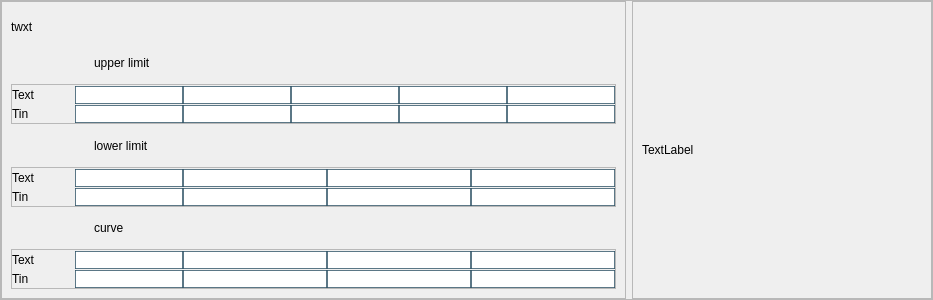
            <widget class="QFrame" name="frame_21">
             <property name="minimumSize">
              <size>
               <width>0</width>
               <height>300</height>
              </size>
             </property>
             <property name="styleSheet">
              <string notr="true">QLineEdit {
border:1px solid rgba(46, 82, 101, 200);
}
</string>
             </property>
             <property name="frameShape">
              <enum>QFrame::StyledPanel</enum>
             </property>
             <property name="frameShadow">
              <enum>QFrame::Raised</enum>
             </property>
             <layout class="QHBoxLayout" name="horizontalLayout_17">
              <property name="leftMargin">
               <number>0</number>
              </property>
              <property name="topMargin">
               <number>0</number>
              </property>
              <property name="rightMargin">
               <number>0</number>
              </property>
              <property name="bottomMargin">
               <number>0</number>
              </property>
              <item>
               <widget class="QFrame" name="frame_22">
                <property name="frameShape">
                 <enum>QFrame::StyledPanel</enum>
                </property>
                <property name="frameShadow">
                 <enum>QFrame::Raised</enum>
                </property>
                <layout class="QGridLayout" name="gridLayout_44">
                 <item row="4" column="0">
                  <widget class="QFrame" name="frame_50">
                   <property name="maximumSize">
                    <size>
                     <width>16777215</width>
                     <height>45</height>
                    </size>
                   </property>
                   <property name="frameShape">
                    <enum>QFrame::StyledPanel</enum>
                   </property>
                   <property name="frameShadow">
                    <enum>QFrame::Raised</enum>
                   </property>
                   <layout class="QGridLayout" name="gridLayout_45">
                    <property name="leftMargin">
                     <number>0</number>
                    </property>
                    <property name="topMargin">
                     <number>0</number>
                    </property>
                    <property name="rightMargin">
                     <number>0</number>
                    </property>
                    <property name="bottomMargin">
                     <number>0</number>
                    </property>
                    <property name="spacing">
                     <number>0</number>
                    </property>
                    <item row="2" column="5">
                     <widget class="QLineEdit" name="txtCustomLowerLimit6"/>
                    </item>
                    <item row="2" column="9">
                     <widget class="QLineEdit" name="txtCustomLowerLimit8"/>
                    </item>
                    <item row="2" column="7">
                     <widget class="QLineEdit" name="txtCustomLowerLimit7"/>
                    </item>
                    <item row="0" column="3" colspan="2">
                     <widget class="QLineEdit" name="txtCustomLowerLimit1"/>
                    </item>
                    <item row="0" column="5">
                     <widget class="QLineEdit" name="txtCustomLowerLimit2"/>
                    </item>
                    <item row="2" column="3" colspan="2">
                     <widget class="QLineEdit" name="txtCustomLowerLimit5"/>
                    </item>
                    <item row="0" column="7">
                     <widget class="QLineEdit" name="txtCustomLowerLimit3"/>
                    </item>
                    <item row="0" column="0" colspan="2">
                     <widget class="QLabel" name="label_124">
                      <property name="text">
                       <string>Text</string>
                      </property>
                     </widget>
                    </item>
                    <item row="0" column="9">
                     <widget class="QLineEdit" name="txtCustomLowerLimit4"/>
                    </item>
                    <item row="2" column="0">
                     <widget class="QLabel" name="label_125">
                      <property name="text">
                       <string>Tin</string>
                      </property>
                     </widget>
                    </item>
                    <item row="0" column="2">
                     <spacer name="horizontalSpacer_27">
                      <property name="orientation">
                       <enum>Qt::Horizontal</enum>
                      </property>
                      <property name="sizeType">
                       <enum>QSizePolicy::Fixed</enum>
                      </property>
                      <property name="sizeHint" stdset="0">
                       <size>
                        <width>40</width>
                        <height>20</height>
                       </size>
                      </property>
                     </spacer>
                    </item>
                   </layout>
                  </widget>
                 </item>
                 <item row="0" column="0">
                  <widget class="QLabel" name="lblSaloonStandard_14">
                   <property name="text">
                    <string>twxt</string>
                   </property>
                  </widget>
                 </item>
                 <item row="1" column="0">
                  <widget class="QLabel" name="label_126">
                   <property name="styleSheet">
                    <string notr="true">padding-left:80px;</string>
                   </property>
                   <property name="text">
                    <string>upper limit</string>
                   </property>
                  </widget>
                 </item>
                 <item row="3" column="0">
                  <widget class="QLabel" name="label_127">
                   <property name="styleSheet">
                    <string notr="true">padding-left:80px;</string>
                   </property>
                   <property name="text">
                    <string>lower limit</string>
                   </property>
                  </widget>
                 </item>
                 <item row="5" column="0">
                  <widget class="QLabel" name="label_128">
                   <property name="styleSheet">
                    <string notr="true">padding-left:80px;</string>
                   </property>
                   <property name="text">
                    <string>curve</string>
                   </property>
                  </widget>
                 </item>
                 <item row="2" column="0">
                  <widget class="QFrame" name="frame_51">
                   <property name="maximumSize">
                    <size>
                     <width>16777215</width>
                     <height>45</height>
                    </size>
                   </property>
                   <property name="frameShape">
                    <enum>QFrame::StyledPanel</enum>
                   </property>
                   <property name="frameShadow">
                    <enum>QFrame::Raised</enum>
                   </property>
                   <layout class="QGridLayout" name="gridLayout_46">
                    <property name="leftMargin">
                     <number>0</number>
                    </property>
                    <property name="topMargin">
                     <number>0</number>
                    </property>
                    <property name="rightMargin">
                     <number>0</number>
                    </property>
                    <property name="bottomMargin">
                     <number>0</number>
                    </property>
                    <property name="spacing">
                     <number>0</number>
                    </property>
                    <item row="2" column="0">
                     <widget class="QLabel" name="label_129">
                      <property name="text">
                       <string>Tin</string>
                      </property>
                     </widget>
                    </item>
                    <item row="2" column="5">
                     <widget class="QLineEdit" name="txtCustomUpperLimit7"/>
                    </item>
                    <item row="2" column="7">
                     <widget class="QLineEdit" name="txtCustomUpperLimit8"/>
                    </item>
                    <item row="0" column="3" colspan="2">
                     <widget class="QLineEdit" name="txtCustomUpperLimit1"/>
                    </item>
                    <item row="0" column="0" colspan="2">
                     <widget class="QLabel" name="label_130">
                      <property name="text">
                       <string>Text</string>
                      </property>
                     </widget>
                    </item>
                    <item row="2" column="9">
                     <widget class="QLineEdit" name="txtCustomUpperLimit9"/>
                    </item>
                    <item row="2" column="10">
                     <widget class="QLineEdit" name="txtCustomUpperLimit10"/>
                    </item>
                    <item row="2" column="3" colspan="2">
                     <widget class="QLineEdit" name="txtCustomUpperLimit6"/>
                    </item>
                    <item row="0" column="5">
                     <widget class="QLineEdit" name="txtCustomUpperLimit2"/>
                    </item>
                    <item row="0" column="7">
                     <widget class="QLineEdit" name="txtCustomUpperLimit3"/>
                    </item>
                    <item row="0" column="9">
                     <widget class="QLineEdit" name="txtCustomUpperLimit4"/>
                    </item>
                    <item row="0" column="10">
                     <widget class="QLineEdit" name="txtCustomUpperLimit5"/>
                    </item>
                    <item row="0" column="2">
                     <spacer name="horizontalSpacer_28">
                      <property name="orientation">
                       <enum>Qt::Horizontal</enum>
                      </property>
                      <property name="sizeType">
                       <enum>QSizePolicy::Fixed</enum>
                      </property>
                      <property name="sizeHint" stdset="0">
                       <size>
                        <width>40</width>
                        <height>20</height>
                       </size>
                      </property>
                     </spacer>
                    </item>
                   </layout>
                  </widget>
                 </item>
                 <item row="6" column="0">
                  <widget class="QFrame" name="frame_52">
                   <property name="maximumSize">
                    <size>
                     <width>16777215</width>
                     <height>45</height>
                    </size>
                   </property>
                   <property name="frameShape">
                    <enum>QFrame::StyledPanel</enum>
                   </property>
                   <property name="frameShadow">
                    <enum>QFrame::Raised</enum>
                   </property>
                   <layout class="QGridLayout" name="gridLayout_47">
                    <property name="leftMargin">
                     <number>0</number>
                    </property>
                    <property name="topMargin">
                     <number>0</number>
                    </property>
                    <property name="rightMargin">
                     <number>0</number>
                    </property>
                    <property name="bottomMargin">
                     <number>0</number>
                    </property>
                    <property name="spacing">
                     <number>0</number>
                    </property>
                    <item row="0" column="2">
                     <spacer name="horizontalSpacer_29">
                      <property name="orientation">
                       <enum>Qt::Horizontal</enum>
                      </property>
                      <property name="sizeType">
                       <enum>QSizePolicy::Fixed</enum>
                      </property>
                      <property name="sizeHint" stdset="0">
                       <size>
                        <width>40</width>
                        <height>20</height>
                       </size>
                      </property>
                     </spacer>
                    </item>
                    <item row="2" column="0">
                     <widget class="QLabel" name="label_131">
                      <property name="text">
                       <string>Tin</string>
                      </property>
                     </widget>
                    </item>
                    <item row="2" column="7">
                     <widget class="QLineEdit" name="txtCustomCurve7"/>
                    </item>
                    <item row="0" column="3" colspan="2">
                     <widget class="QLineEdit" name="txtCustomCurve1"/>
                    </item>
                    <item row="0" column="0" colspan="2">
                     <widget class="QLabel" name="label_132">
                      <property name="text">
                       <string>Text</string>
                      </property>
                     </widget>
                    </item>
                    <item row="2" column="9">
                     <widget class="QLineEdit" name="txtCustomCurve8"/>
                    </item>
                    <item row="2" column="3" colspan="2">
                     <widget class="QLineEdit" name="txtCustomCurve5"/>
                    </item>
                    <item row="0" column="9">
                     <widget class="QLineEdit" name="txtCustomCurve4"/>
                    </item>
                    <item row="0" column="5">
                     <widget class="QLineEdit" name="txtCustomCurve2"/>
                    </item>
                    <item row="0" column="7">
                     <widget class="QLineEdit" name="txtCustomCurve3"/>
                    </item>
                    <item row="2" column="5">
                     <widget class="QLineEdit" name="txtCustomCurve6"/>
                    </item>
                   </layout>
                  </widget>
                 </item>
                </layout>
               </widget>
              </item>
              <item>
               <widget class="QFrame" name="frame_53">
                <property name="minimumSize">
                 <size>
                  <width>300</width>
                  <height>0</height>
                 </size>
                </property>
                <property name="frameShape">
                 <enum>QFrame::StyledPanel</enum>
                </property>
                <property name="frameShadow">
                 <enum>QFrame::Raised</enum>
                </property>
                <layout class="QVBoxLayout" name="verticalLayout_11">
                 <item>
                  <widget class="QLabel" name="lblSaloonGraphCustom">
                   <property name="text">
                    <string>TextLabel</string>
                   </property>
                  </widget>
                 </item>
                </layout>
               </widget>
              </item>
             </layout>
            </widget>
